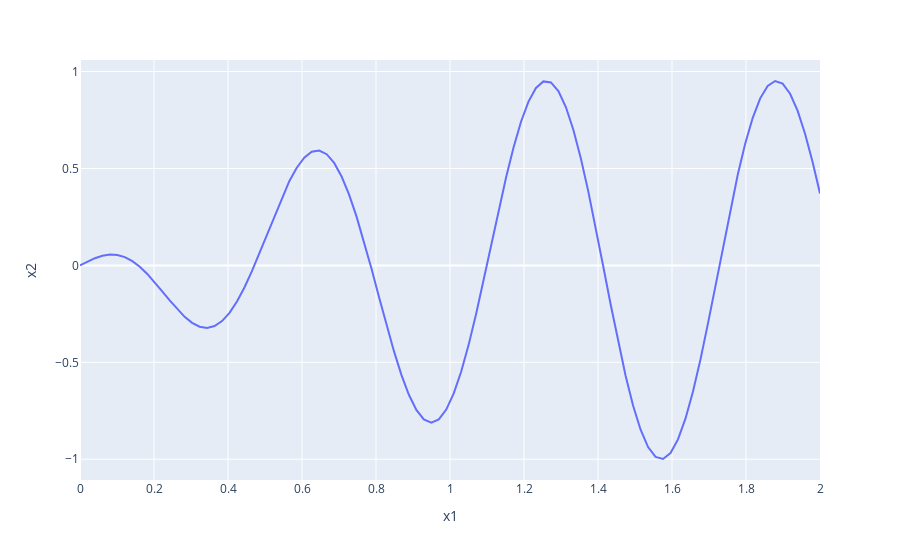

Source (notebook cell):
### Code cell
# %%

fig=plot(x,cos(10*x)*sin(x));
fig.show()
